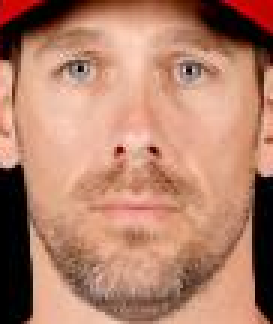
#> input picture lecture12_introd_cnn/data/face_front_profile/frontal/1011.png, 91 x 108 px (shown 3 times larger); its folder holds only this picture in this run
$ python -i AnnotEditOnVideo.py   (imports and definitions only)
#> lines starting #> are read from the running program, lines starting #| are printed output that depends on the picture
import tkinter as tk
from PIL import Image, ImageTk
import cv2 as cv
import numpy as np
import os
import re

chars_to_move = {"q": -1, "w": 1, "a": -10, "s": 10, "z": -100, "x": 100, "c": -1000, "v": 1000}
class_colors = ["red", "blue", "green", "white", "black", "yellow", "brown", "gray"]


class BlurredRegion:
    # [5 lines left out: function __init__, not called in this run]


class SelectedRegion:
    # [6 lines left out: function __init__, not called in this run]


class MainWindow:

    def __init__(self, file_name, show_size=(1024, 768)):
        self.children = {}
        self.creating = False
        self.creating_blur = False
        self.moving_id = -1
        self.topx, self.topy, self.botx, self.boty = 0, 0, 0, 0
        self.rect_id = None
        self.start_x, self.start_y, self.original_rect = 0, 0, None

        self.window = tk.Tk()
        self.window.title("Annotation editor by MiltonGB.")

        self.cap = cv.VideoCapture(file_name)
        self.result_path = file_name + "_labeled"
        if not os.path.exists(self.result_path):
            os.mkdir(self.result_path)

        self.frame_idx = 0
        self.current_frame = None
        self.real_width = self.cap.get(cv.CAP_PROP_FRAME_WIDTH)
        self.real_height = self.cap.get(cv.CAP_PROP_FRAME_HEIGHT)
        self.frame_count = int(self.cap.get(cv.CAP_PROP_FRAME_COUNT))
        self.last_frame = None

        self.show_width, self.show_height = show_size

        self.window.geometry('%sx%s' % (int(self.show_width), int(self.show_height)))
        self.window.configure(background='grey')

        frame = tk.Frame(self.window, relief=tk.RAISED, borderwidth=1, height=60)
        frame.pack(side=tk.TOP, fill="x")

        tk.Label(frame, text="Current frame", padx=4).pack(side=tk.LEFT)
        self.frame_index_var = tk.IntVar(0)
        tk.Label(frame, textvariable=self.frame_index_var).pack(side=tk.LEFT)

        tk.Label(frame, text="Current class", padx=8).pack(side=tk.LEFT)
        self.current_class_idx_var = tk.IntVar(0)
        tk.Label(frame, textvariable=self.current_class_idx_var).pack(side=tk.LEFT)

        tk.Label(frame, text="Message: ", padx=8).pack(side=tk.LEFT)
        self.message_var = tk.StringVar()
        tk.Label(frame, textvariable=self.message_var).pack(side=tk.LEFT)

        self.canvas = tk.Canvas(self.window, width=self.show_width, height=self.show_height,
                                borderwidth=0, highlightthickness=0)
        self.canvas.pack(expand=True)

        self.image_id = self.canvas.create_image(0, 0, anchor=tk.NW)
        self.change_image(0)
        self.rect_id = self.canvas.create_rectangle(self.topx, self.topy, self.topx, self.topy,
                                                    dash=(2, 2), fill='', width=3)
        self.change_current_class(0)

        self.canvas.bind('<Button-1>', self.get_mouse_posn)
        self.canvas.bind('<Button-3>', self.right_click)
        self.canvas.bind('<B1-Motion>', self.move_left_button)
        self.canvas.bind('<B3-Motion>', self.move_right_button)
        self.canvas.bind('<Button-2>', self.save_result)
        self.canvas.bind('<ButtonRelease-1>', self.mouse_release)
        self.canvas.bind('<ButtonRelease-3>', self.mouse_release_right)
        self.window.bind('<KeyPress>', self.key_pressed)
        self.window.bind('<Button-4>', self.go_prev_existing_img)
        self.window.bind('<Button-5>', self.go_next_existing_img)
        self.op_methods = {
            'Escape': lambda event: exit(0),
            "F2": self.save_result,
            "F8": self.clear_annotation_file,
            'F7': lambda event: self.remove_in_canvas(True, False),
            'F6': lambda event: self.remove_in_canvas(True, True)
        }

    # [60 lines left out: functions go_prev_existing_img, go_next_existing_img, clear_annotation_file, save_result, not called in this run]

    def change_current_class(self, new_idx):
        self.current_class_idx_var.set(new_idx)
        self.canvas.itemconfig(self.rect_id, outline=class_colors[new_idx])

    # [11 lines left out: function key_pressed, not called in this run]

    def change_image(self, frame_idx):
#> called with frame_idx = 0
        image_file_name = os.path.join(self.result_path, f"frame{frame_idx}.jpg")
        txt_file_name = os.path.join(self.result_path, f"frame{frame_idx}.txt")
        if os.path.exists(image_file_name) and os.path.exists(txt_file_name):
            self.current_frame = cv.imread(image_file_name)
            self.message_var.set("EXISTING annotation")
            # Load detections ...
            self.remove_in_canvas(True, True)
            with open(txt_file_name, "r") as file:
                for l in file.readlines():
                    comps = l.split()
                    p1x, p1y, p2x, p2y = self.yolo_box_to_p1p2(float(comps[1]), float(comps[2]), float(comps[3]),
                                                               float(comps[4]))
                    self.add_selected_region(int(comps[0]), p1x, p1y, p2x, p2y)
        else:
            self.cap.set(cv.CAP_PROP_POS_FRAMES, frame_idx)
            ret_val, self.current_frame = self.cap.read()
#> self.current_frame is the input picture: shape (108, 91, 3); mean B, G, R 106.8, 128.6, 179.3
            self.message_var.set("Frame extracted from video")

        frame = cv.cvtColor(self.current_frame, cv.COLOR_BGR2RGB)
        frame = cv.resize(frame, (self.show_width, self.show_height))
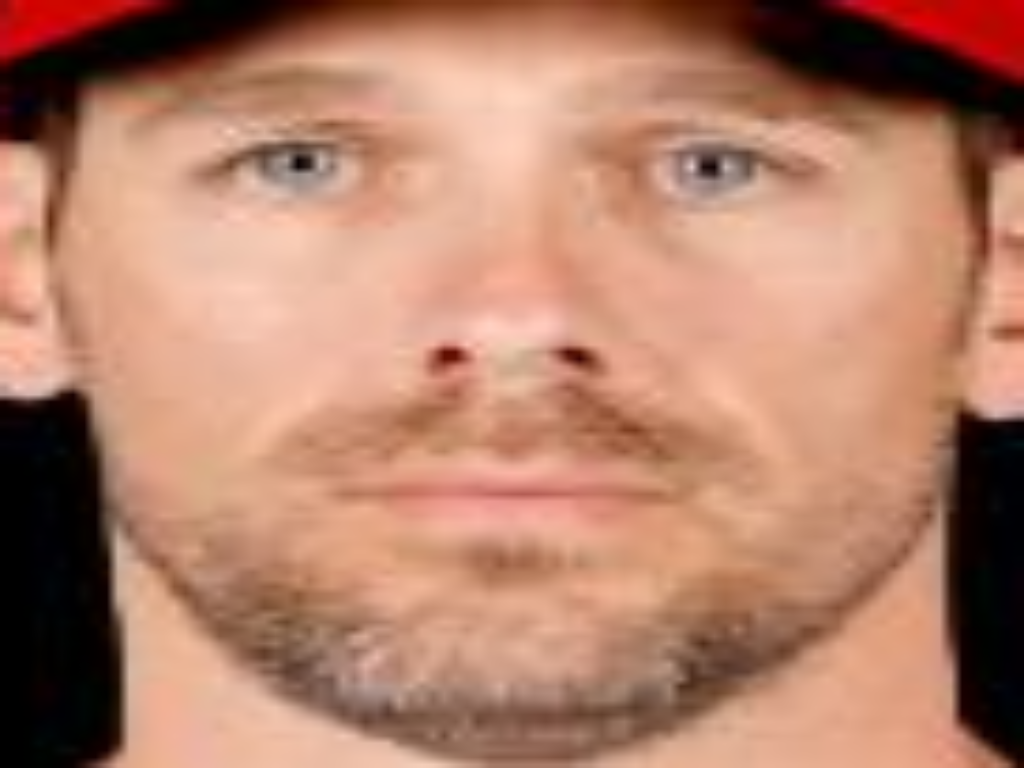
#> frame: shape (768, 1024, 3); mean R, G, B 179.2, 128.5, 106.6
        img = ImageTk.PhotoImage(Image.fromarray(frame))
        self.canvas.img = img
        self.canvas.itemconfig(self.image_id, image=img)
        self.frame_idx = frame_idx
        self.frame_index_var.set(self.frame_idx)
        self.last_frame = cv.cvtColor(self.current_frame, cv.COLOR_RGB2GRAY)
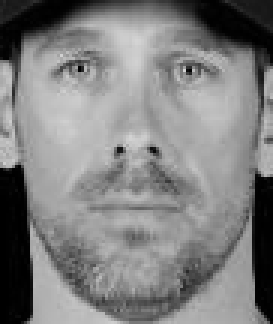
#> self.last_frame: shape (108, 91) (shown 3 times larger); min 0, max 212, mean 127.9

    def run(self):
        self.window.mainloop()

    def remove_element(self, idx):
        self.canvas.delete(idx)
        del self.children[idx]

    # [113 lines left out: functions right_click, get_mouse_posn, move_right_button, move_left_button, add_selected_region, change_selected_region and 5 more, not called in this run]


import sys

# [10 lines not run here, left out]

>>> result = MainWindow('../../lecture12_introd_cnn/data/face_front_profile/frontal/1011.png').run()

$ run again, on lecture12_introd_cnn/data/face_front_profile/frontal/1028.png
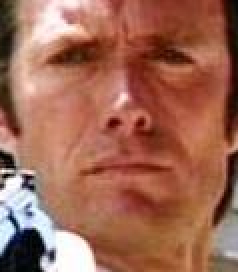
#> input picture lecture12_introd_cnn/data/face_front_profile/frontal/1028.png, 119 x 136 px (shown 2 times larger)
#> in change_image, self.current_frame is the input picture: shape (136, 119, 3); mean B, G, R 84.3, 103.5, 159.3
#> in change_image, `frame = cv.resize(frame, (self.show_width, self.show_height))`:
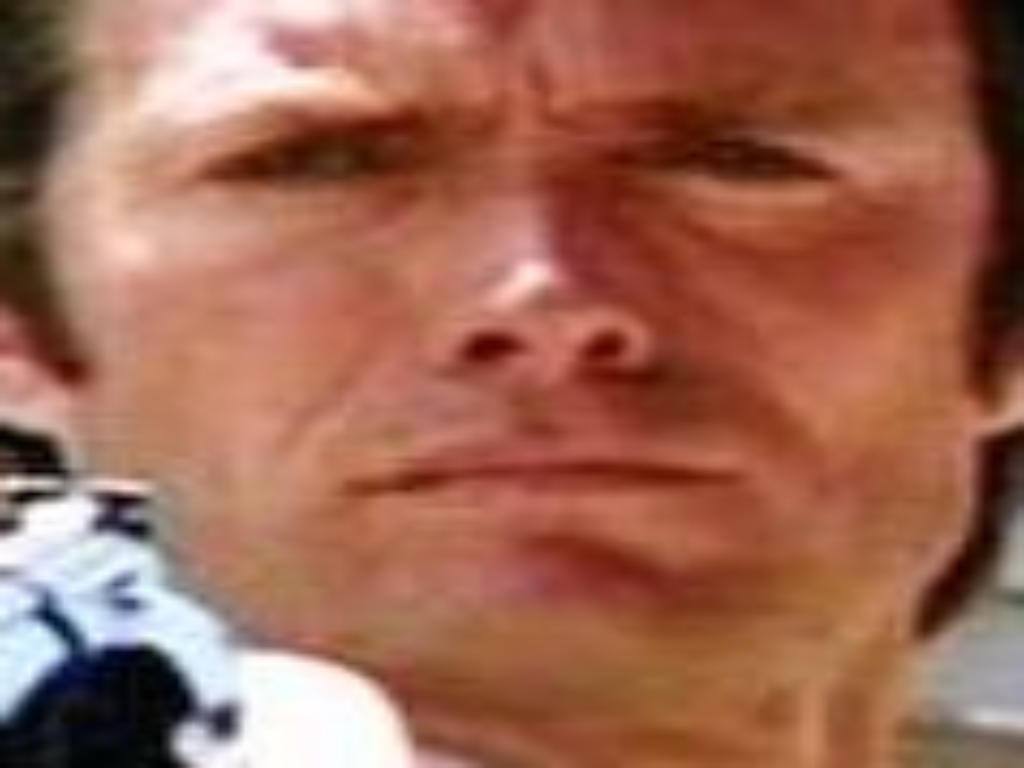
#> frame: shape (768, 1024, 3); mean R, G, B 159.1, 103.4, 84.1
#> in change_image, `self.last_frame = cv.cvtColor(self.current_frame, cv.COLOR_RGB2GRAY)`:
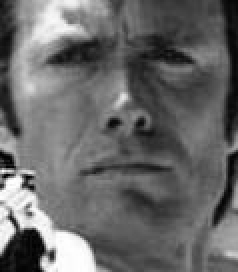
#> self.last_frame: shape (136, 119) (shown 2 times larger); min 0, max 255, mean 104.1

$ run again, on lecture12_introd_cnn/data/face_front_profile/frontal/1365.png
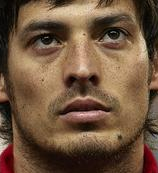
#> input picture lecture12_introd_cnn/data/face_front_profile/frontal/1365.png, 158 x 173 px
#> in change_image, self.current_frame is the input picture: shape (173, 158, 3); mean B, G, R 62.4, 85.3, 112.2
#> in change_image, `frame = cv.resize(frame, (self.show_width, self.show_height))`:
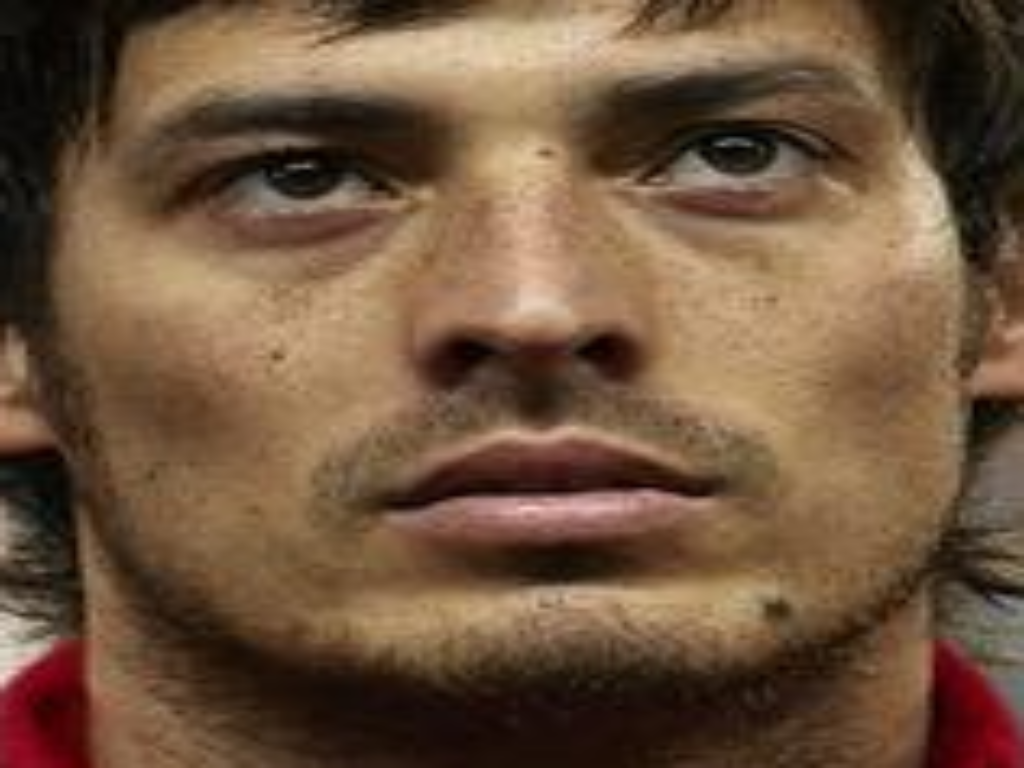
#> frame: shape (768, 1024, 3); mean R, G, B 112.1, 85.2, 62.3
#> in change_image, `self.last_frame = cv.cvtColor(self.current_frame, cv.COLOR_RGB2GRAY)`:
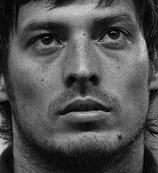
#> self.last_frame: shape (173, 158); min 0, max 215, mean 81.5

$ run again, on lecture12_introd_cnn/data/face_front_profile/frontal/1411.png
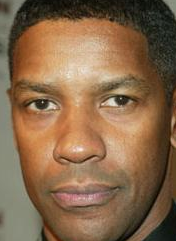
#> input picture lecture12_introd_cnn/data/face_front_profile/frontal/1411.png, 176 x 241 px
#> in change_image, self.current_frame is the input picture: shape (241, 176, 3); mean B, G, R 74.6, 103.7, 134.2
#> in change_image, `frame = cv.resize(frame, (self.show_width, self.show_height))`:
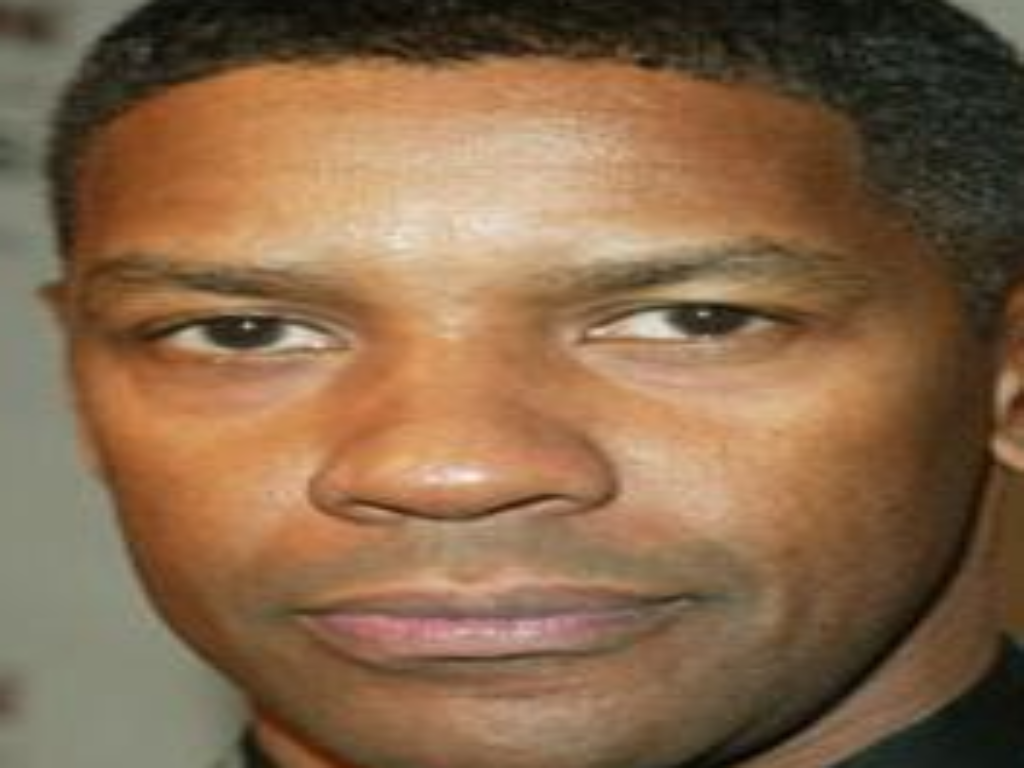
#> frame: shape (768, 1024, 3); mean R, G, B 134, 103.6, 74.5
#> in change_image, `self.last_frame = cv.cvtColor(self.current_frame, cv.COLOR_RGB2GRAY)`:
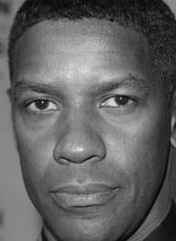
#> self.last_frame: shape (241, 176); min 1, max 234, mean 98.5
